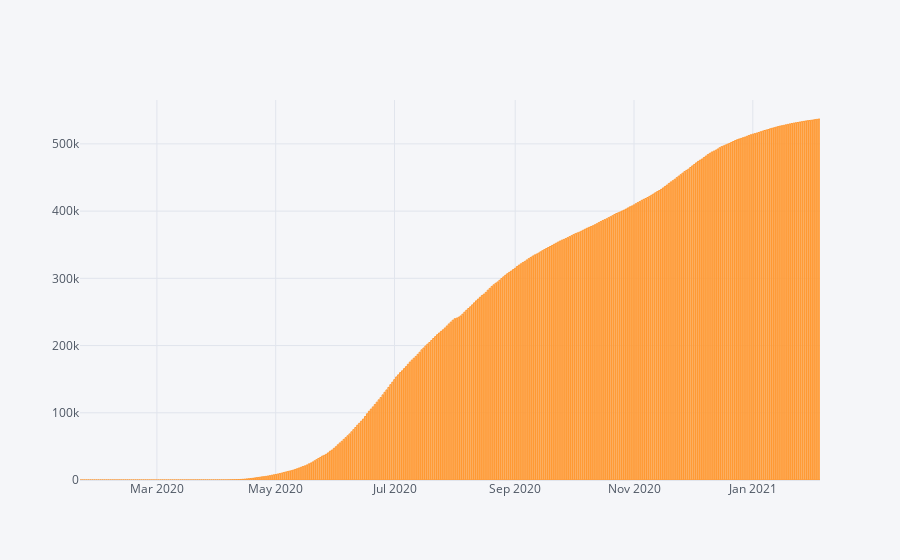

Notebook source saved alongside this figure:
### Markdown cell above
### Visualizing Data

### Code cell
confirmed.iplot(kind='bar', x='Date', y='Confirmed')

### Figure 1 — Plotly figure (JSON) as saved in the notebook; plotly's stock layout.template omitted (floating-point values rounded to 4 significant figures; data arrays with more than 128 entries replaced by an {"elided": "..."} marker saying what was removed)
{"data": [{"marker": {"color": "rgba(255, 153, 51, 0.6)", "line": {"color": "rgba(255, 153, 51, 1.0)", "width": 1}}, "name": "Confirmed", "orientation": "v", "text": "", "type": "bar", "x": {"elided": "380 str values"}, "y": {"elided": "380 int values"}}], "layout": {"legend": {"bgcolor": "#F5F6F9", "font": {"color": "#4D5663"}}, "paper_bgcolor": "#F5F6F9", "plot_bgcolor": "#F5F6F9", "title": {"font": {"color": "#4D5663"}}, "xaxis": {"gridcolor": "#E1E5ED", "showgrid": true, "tickfont": {"color": "#4D5663"}, "title": {"font": {"color": "#4D5663"}, "text": ""}, "zerolinecolor": "#E1E5ED"}, "yaxis": {"gridcolor": "#E1E5ED", "showgrid": true, "tickfont": {"color": "#4D5663"}, "title": {"font": {"color": "#4D5663"}, "text": ""}, "zerolinecolor": "#E1E5ED"}}}
